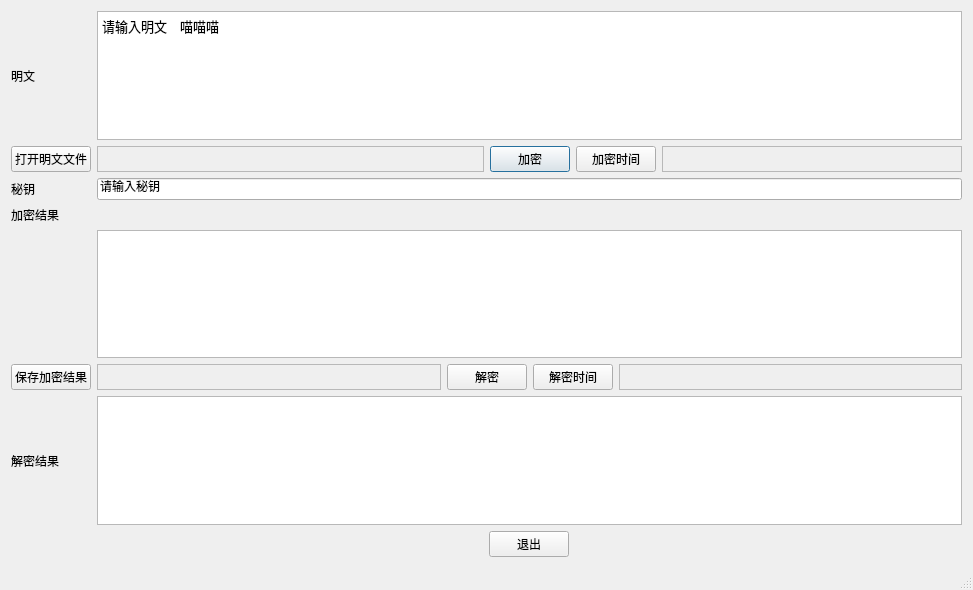
<?xml version="1.0" encoding="UTF-8"?>
<ui version="4.0">
 <class>MainWindow</class>
 <widget class="QMainWindow" name="MainWindow">
  <property name="geometry">
   <rect>
    <x>0</x>
    <y>0</y>
    <width>973</width>
    <height>590</height>
   </rect>
  </property>
  <property name="windowTitle">
   <string>MainWindow</string>
  </property>
  <widget class="QWidget" name="centralWidget">
   <layout class="QVBoxLayout" name="verticalLayout">
    <item>
     <layout class="QGridLayout" name="gridLayout">
      <item row="1" column="0">
       <layout class="QVBoxLayout" name="verticalLayout_2">
        <item>
         <widget class="QPushButton" name="OpenFileButton">
          <property name="text">
           <string>打开明文文件</string>
          </property>
         </widget>
        </item>
       </layout>
      </item>
      <item row="0" column="1">
       <widget class="QTextEdit" name="lineEditInput">
        <property name="html">
         <string>&lt;!DOCTYPE HTML PUBLIC &quot;-//W3C//DTD HTML 4.0//EN&quot; &quot;http://www.w3.org/TR/REC-html40/strict.dtd&quot;&gt;
&lt;html&gt;&lt;head&gt;&lt;meta name=&quot;qrichtext&quot; content=&quot;1&quot; /&gt;&lt;style type=&quot;text/css&quot;&gt;
p, li { white-space: pre-wrap; }
&lt;/style&gt;&lt;/head&gt;&lt;body style=&quot; font-family:'文泉驿等宽微米黑'; font-size:10pt; font-weight:400; font-style:normal;&quot;&gt;
&lt;p style=&quot; margin-top:0px; margin-bottom:0px; margin-left:0px; margin-right:0px; -qt-block-indent:0; text-indent:0px;&quot;&gt;请输入明文　喵喵喵&lt;/p&gt;&lt;/body&gt;&lt;/html&gt;</string>
        </property>
       </widget>
      </item>
      <item row="0" column="0">
       <widget class="QLabel" name="labelInput">
        <property name="text">
         <string>明文</string>
        </property>
       </widget>
      </item>
      <item row="7" column="1">
       <layout class="QHBoxLayout" name="horizontalLayout_3">
        <item>
         <widget class="QPushButton" name="buttonQuit">
          <property name="maximumSize">
           <size>
            <width>80</width>
            <height>16777215</height>
           </size>
          </property>
          <property name="text">
           <string>退出</string>
          </property>
         </widget>
        </item>
       </layout>
      </item>
      <item row="6" column="0">
       <widget class="QLabel" name="labelDecrypted">
        <property name="text">
         <string>解密结果</string>
        </property>
       </widget>
      </item>
      <item row="5" column="1">
       <layout class="QHBoxLayout" name="horizontalLayout">
        <item>
         <widget class="QLabel" name="OutputFilePathLabel">
          <property name="frameShape">
           <enum>QFrame::StyledPanel</enum>
          </property>
          <property name="frameShadow">
           <enum>QFrame::Raised</enum>
          </property>
          <property name="text">
           <string/>
          </property>
         </widget>
        </item>
        <item>
         <widget class="QPushButton" name="buttonDecrypt">
          <property name="maximumSize">
           <size>
            <width>80</width>
            <height>16777215</height>
           </size>
          </property>
          <property name="text">
           <string>解密</string>
          </property>
         </widget>
        </item>
        <item>
         <widget class="QPushButton" name="RSpeedTestButton">
          <property name="maximumSize">
           <size>
            <width>80</width>
            <height>16777215</height>
           </size>
          </property>
          <property name="text">
           <string>解密时间</string>
          </property>
         </widget>
        </item>
        <item>
         <widget class="QLabel" name="RSpeedTestLabel">
          <property name="maximumSize">
           <size>
            <width>1200000</width>
            <height>16777215</height>
           </size>
          </property>
          <property name="frameShape">
           <enum>QFrame::StyledPanel</enum>
          </property>
          <property name="frameShadow">
           <enum>QFrame::Raised</enum>
          </property>
          <property name="text">
           <string/>
          </property>
         </widget>
        </item>
       </layout>
      </item>
      <item row="2" column="1">
       <widget class="QLineEdit" name="lineEditKey">
        <property name="text">
         <string>请输入秘钥</string>
        </property>
       </widget>
      </item>
      <item row="3" column="0">
       <widget class="QLabel" name="labelEncrypted">
        <property name="text">
         <string>加密结果</string>
        </property>
       </widget>
      </item>
      <item row="2" column="0">
       <widget class="QLabel" name="labelKey">
        <property name="text">
         <string>秘钥</string>
        </property>
       </widget>
      </item>
      <item row="5" column="0">
       <widget class="QPushButton" name="SaveFileButton">
        <property name="text">
         <string>保存加密结果</string>
        </property>
       </widget>
      </item>
      <item row="1" column="1">
       <layout class="QHBoxLayout" name="horizontalLayout_2">
        <item>
         <widget class="QLabel" name="InputFilePathLabel">
          <property name="enabled">
           <bool>true</bool>
          </property>
          <property name="frameShape">
           <enum>QFrame::StyledPanel</enum>
          </property>
          <property name="frameShadow">
           <enum>QFrame::Raised</enum>
          </property>
          <property name="text">
           <string/>
          </property>
         </widget>
        </item>
        <item>
         <widget class="QPushButton" name="buttonEncrypt">
          <property name="maximumSize">
           <size>
            <width>80</width>
            <height>16777215</height>
           </size>
          </property>
          <property name="layoutDirection">
           <enum>Qt::LeftToRight</enum>
          </property>
          <property name="text">
           <string>加密</string>
          </property>
          <property name="default">
           <bool>true</bool>
          </property>
         </widget>
        </item>
        <item>
         <layout class="QHBoxLayout" name="horizontalLayout_4">
          <item>
           <widget class="QPushButton" name="SpeedTestButton">
            <property name="maximumSize">
             <size>
              <width>80</width>
              <height>16777215</height>
             </size>
            </property>
            <property name="text">
             <string>加密时间</string>
            </property>
           </widget>
          </item>
          <item>
           <widget class="QLabel" name="SpeedTestLabel">
            <property name="maximumSize">
             <size>
              <width>1200000</width>
              <height>16777215</height>
             </size>
            </property>
            <property name="frameShape">
             <enum>QFrame::StyledPanel</enum>
            </property>
            <property name="frameShadow">
             <enum>QFrame::Raised</enum>
            </property>
            <property name="text">
             <string/>
            </property>
           </widget>
          </item>
         </layout>
        </item>
       </layout>
      </item>
      <item row="4" column="1">
       <widget class="QTextEdit" name="lineEditEncrypted"/>
      </item>
      <item row="6" column="1">
       <widget class="QTextEdit" name="lineEditDecrypted"/>
      </item>
     </layout>
    </item>
   </layout>
  </widget>
  <widget class="QStatusBar" name="statusBar"/>
 </widget>
 <layoutdefault spacing="6" margin="11"/>
 <tabstops>
  <tabstop>lineEditInput</tabstop>
  <tabstop>buttonEncrypt</tabstop>
  <tabstop>lineEditKey</tabstop>
  <tabstop>buttonDecrypt</tabstop>
  <tabstop>lineEditDecrypted</tabstop>
  <tabstop>buttonQuit</tabstop>
 </tabstops>
 <resources/>
 <connections/>
</ui>
